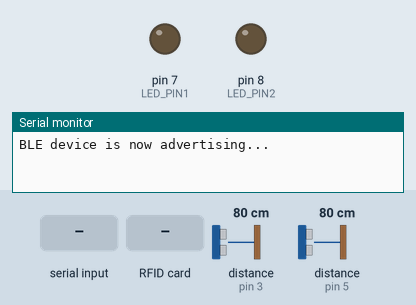
Bench run of a sketch on a simulated Arduino Uno, built with avr-gcc and run on an emulated ATmega328P. Shown: output pins drawn as LEDs (lit = HIGH), the last lines printed to the serial monitor. Dashed ring = blinking. The test bench sets the inputs (shaded band); at power-on: distance to the obstacle (sensors on pin 3, pin 5) 80 cm. The echo pulse lasts 58.3 µs per cm; nothing arrives over Bluetooth unless stated; a phone connects over Bluetooth LE 3 s after start; pins used as bus, display or sensor lines are not drawn.

Above: at 2.2 s.
2.3 s: "Door Open\n" received over Serial
5.3 s: distance to the obstacle (sensor on pin 3) set to 11 cm
7.0 s: distance to the obstacle (sensor on pin 3) set to 8 cm
At 8.8 s:
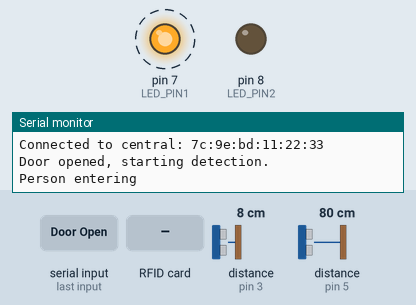
10.0 s: RFID card 5E 7A 19 C4 held to the reader
12.7 s: "Door Close\n" received over Serial
At 14.6 s:
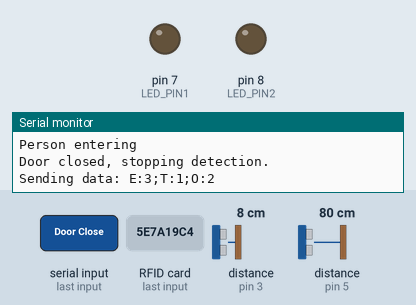
Timing chart, 0 to 16.1 s (numbered marks = the images above; inputs shaded):
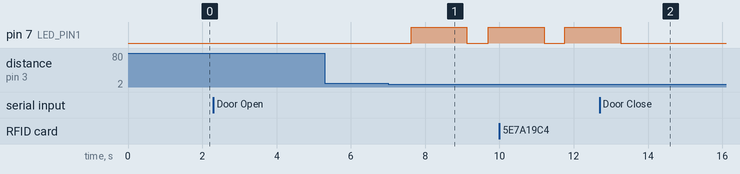

The sketch:

mykiSec.ino
```cpp
#include <ArduinoBLE.h>
#include <SPI.h>
#include <MFRC522.h>
#include <Wire.h>
#include <SR04.h>

#define SS_PIN 10
#define RST_PIN 9

MFRC522 rfid(SS_PIN, RST_PIN);

// Define pins for ultrasonic sensors
#define TRIG_PIN1 3
#define ECHO_PIN1 4
#define TRIG_PIN2 5
#define ECHO_PIN2 6

// Define pins for LEDs
#define LED_PIN1 7
#define LED_PIN2 8

SR04 sensor1 = SR04(ECHO_PIN1, TRIG_PIN1);  // left sensor
SR04 sensor2 = SR04(ECHO_PIN2, TRIG_PIN2);  // right sensor

BLEService busService("180F");
BLEStringCharacteristic entryExitCharacteristic("2A19", BLERead | BLENotify, 20);

float max_distance = 10;  // movement sensing range (in cm)

int peopleEntered = 0;
int peopleExited = 0;
int rfidTaps = 0;
int offenders = 0;

bool doorOpen = false;  // Tracks the actual state of the door

void setup() {
  Serial.begin(9600);
  delay(1000);

  SPI.begin();
  rfid.PCD_Init();

  pinMode(TRIG_PIN1, OUTPUT);
  pinMode(ECHO_PIN1, INPUT);
  pinMode(TRIG_PIN2, OUTPUT);
  pinMode(ECHO_PIN2, INPUT);

  // Initialize LED pins
  pinMode(LED_PIN1, OUTPUT);
  pinMode(LED_PIN2, OUTPUT);

  if (!BLE.begin()) {
    Serial.println("Starting BLE failed!");
    while (1);
  }

  BLE.setLocalName("myki-Op");
  BLE.setAdvertisedService(busService);
  busService.addCharacteristic(entryExitCharacteristic);
  BLE.addService(busService);

  entryExitCharacteristic.writeValue("0");
  BLE.advertise();

  Serial.println("BLE device is now advertising...");
}

void loop() {
  BLEDevice central = BLE.central();
  if (central) {
    Serial.print("Connected to central: ");
    Serial.println(central.address());

    while (central.connected()) {
      if (Serial.available() > 0) {
        String command = Serial.readStringUntil('\n');
        command.trim();
        if (command == "Door Open" && !doorOpen) {
          doorOpen = true;
          peopleEntered = 0;
          peopleExited = 0;
          rfidTaps = 0;
          offenders = 0;
          Serial.println("Door opened, starting detection.");
          entryExitCharacteristic.writeValue("Door Open");
        } else if (command == "Door Close" && doorOpen) {
          doorOpen = false;
          Serial.println("Door closed, stopping detection.");
          entryExitCharacteristic.writeValue("Door Close");
          calculateOffenders();
          sendBLEData();
        }
      }

      if (doorOpen) {
        checkSensors();
        checkRFID();
        delay(500); // Small delay for debounce
      }
    }
    Serial.print("Disconnected from central: ");
    Serial.println(central.address());
  }
}

void checkSensors() {
  long d1 = sensor1.Distance();
  long d2 = sensor2.Distance();

  if (d1 < max_distance && d2 >= max_distance) {
    Serial.println("Person entering");
    peopleEntered++;
    digitalWrite(LED_PIN1, HIGH); // Turn on LED for sensor 1
    delay(1500);
    digitalWrite(LED_PIN1, LOW); // Turn off LED for sensor 1
  } else if (d2 < max_distance && d1 >= max_distance) {
    Serial.println("Person exiting");
    peopleExited++;
    digitalWrite(LED_PIN2, HIGH); // Turn on LED for sensor 2
    delay(1500);
    digitalWrite(LED_PIN2, LOW); // Turn off LED for sensor 2
  }
}

void checkRFID() {
  if (rfid.PICC_IsNewCardPresent() && rfid.PICC_ReadCardSerial()) {
    Serial.print("UID tag: ");
    for (byte i = 0; i < rfid.uid.size; i++) {
      Serial.print(rfid.uid.uidByte[i] < 0x10 ? " 0" : " ");
      Serial.print(rfid.uid.uidByte[i], HEX);
    }
    Serial.println();
    rfidTaps++;
  }
}

void calculateOffenders() {
  offenders = peopleEntered - rfidTaps;
  if (offenders < 0) offenders = 0; // Ensure no negative offenders count
}

void sendBLEData() {
  // Construct a message with entry, exit, RFID tap, and offender counts
  String data = "E:" + String(peopleEntered) + ";T:" + String(rfidTaps) + ";O:" + String(offenders);
  Serial.println("Sending data: " + data);
  entryExitCharacteristic.writeValue(data);
}
```

Measured:
- the behaviour switches between 10 and 9 cm on distance to the obstacle (sensor on pin 3) (found by bisection; images 0 and 1)
- after the input at 5.3 s, every drawn part: stays the same
- after the input at 7.0 s, pin 7 (LED_PIN1): LOW → HIGH after 0.62 s, → LOW 1.5 s later, → HIGH 0.58 s later
- after the input at 12.7 s, pin 7 (LED_PIN1): goes on until 13.3 s, then stays LOW
